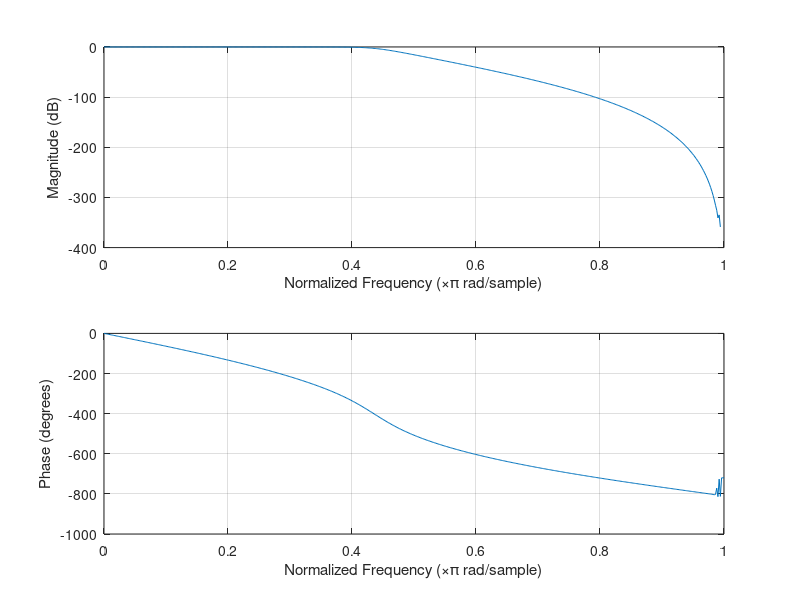

Source code (MATLAB):
%LAB TASK 4
%To Create a Butterworth Filter

Wp = 3.5 * 10^3;
Ws = 4.5 * 10^3;
nWp = Wp/8000;
nWs = Ws/8000;
Rp = 3;
Rs = 30;
[n,Wn] = buttord(nWp,nWs,Rp,Rs);
[b,a] = butter(n,Wn);
freqz(b,a)
